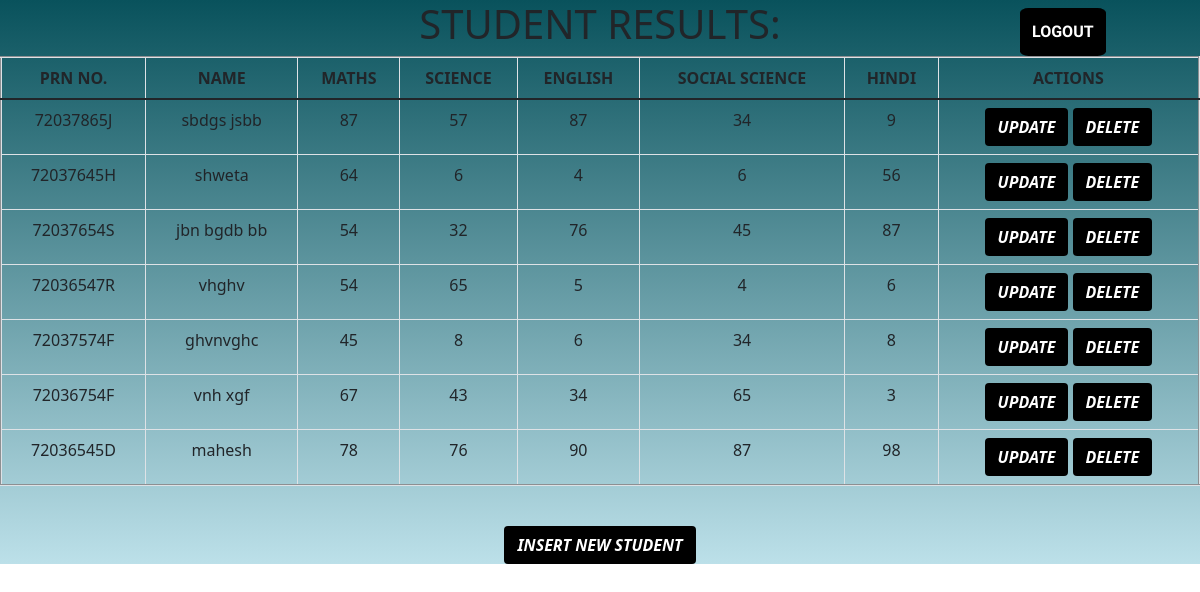
Screenshot of /teacher/ (signed in) with the database file from the repository.
### testapp/models.py (models this page shows)
class resultmodel(models.Model):
    prn = models.CharField(max_length=20,primary_key=True)
    name = models.CharField(max_length = 100)
    maths = models.IntegerField(validators=[
            MaxValueValidator(100),
            MinValueValidator(1)
        ])
    science = models.IntegerField(validators=[
            MaxValueValidator(100),
            MinValueValidator(1)
        ])
    english = models.IntegerField(validators=[
            MaxValueValidator(100),
            MinValueValidator(1)
        ])
    socialsci = models.IntegerField(validators=[
            MaxValueValidator(100),
            MinValueValidator(1)
        ])
    hindi = models.IntegerField(validators=[
            MaxValueValidator(100),
            MinValueValidator(1)
        ])

### testapp/views.py (the view)
# urls.py: path('teacher/', views.teacher_view),
@login_required
def teacher_view(request):
    results = resultmodel.objects.all()
    return render(request,'testapp/teachers.html',{'results':results})

### template/testapp/teachers.html (shortened to what this page needs)
<!DOCTYPE html>
{%load static%}
<html lang="en">
<head>
    <link href="https://cdn.jsdelivr.net/npm/bootstrap@5.1.1/dist/css/bootstrap.min.css" rel="stylesheet">
</head>
<body>
    <div  align='center'>
        <h1>STUDENT RESULTS:</h1>
        <a class='logout' href="/accounts/logout">LOGOUT</a>
        <table class="table table-bordered" border='2'>
            <thead >
                <th>PRN NO.</th>
                <th>NAME</th>
                <th>MATHS</th>
                <th>SCIENCE</th>
                <th>ENGLISH</th>
                <th>SOCIAL SCIENCE</th>
                <th>HINDI</th>
                <th>ACTIONS</th>
            </thead>
            {%for result in results%}
                <tr>
                    <td>{{result.prn}}</td>
                    <td>{{result.name}}</td>
                    <td>{{result.maths}}</td>
                    <td>{{result.science}}</td>
                    <td>{{result.english}}</td>
                    <td>{{result.socialsci}}</td>
                    <td>{{result.hindi}}</td>
                    <td><a href="/update/{{result.prn}} " class="btn">UPDATE</a> <a href="/delete/{{result.prn}}" class="btn">DELETE</a></td>
                </tr>
            {%endfor%}
        </table><br>
        <a href="/create" class="btn">INSERT NEW STUDENT</a>
    </div>
</body>
</html>

### template/testapp/teachers.html (style rules this page uses)
body { background-image: linear-gradient(rgb(9, 82, 92), rgb(188, 224, 233)); height: 100%; width: 100%; background-position: center; background-repeat: no-repeat; background-size: cover; display: block; text-align: center; }
table { text-align: center; }
.logout { font-family: 'Baloo Bhai 2', cursive; padding: 1%; background-color:black ; color: white; border-radius: 10%; font-weight: bolder; margin-left: 30%; left: 55%; top:1%; position: absolute; text-decoration: none; }
.btn { text-decoration: none; background-color: black; color: white; font-weight: bolder; font-style: italic; }

### rows the page displays
resultmodel: prn "72037865J", name "sbdgs jsbb", maths "87", science "57", english "87", socialsci "34", hindi "9"
resultmodel: prn "72037645H", name "shweta", maths "64", science "6", english "4", socialsci "6", hindi "56"
resultmodel: prn "72037654S", name "jbn bgdb bb", maths "54", science "32", english "76", socialsci "45", hindi "87"
resultmodel: prn "72036547R", name "vhghv", maths "54", science "65", english "5", socialsci "4", hindi "6"
resultmodel: prn "72037574F", name "ghvnvghc", maths "45", science "8", english "6", socialsci "34", hindi "8"
resultmodel: prn "72036754F", name "vnh xgf", maths "67", science "43", english "34", socialsci "65", hindi "3"
resultmodel: prn "72036545D", name "mahesh", maths "78", science "76", english "90", socialsci "87", hindi "98"
